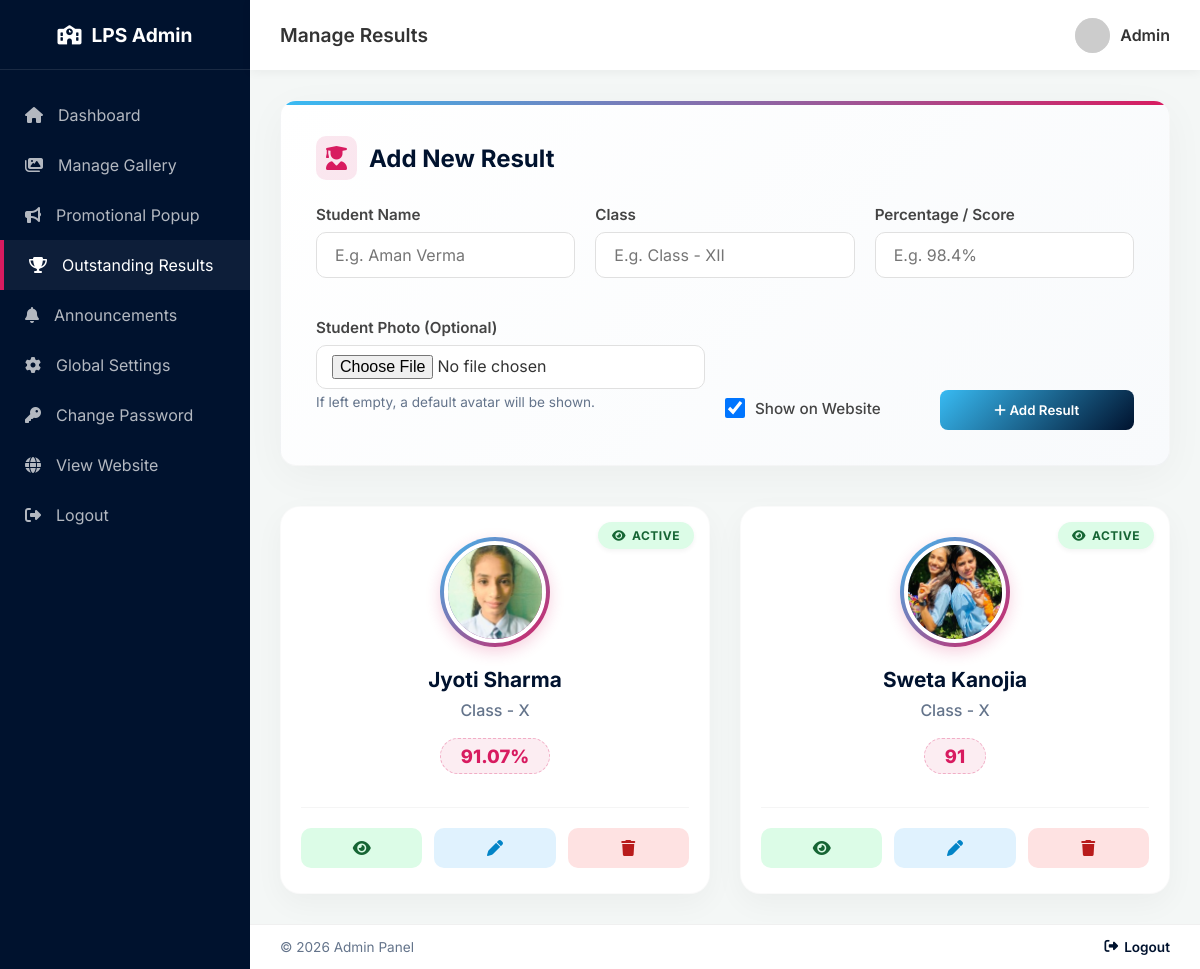
Screenshot of /admin/results.php (signed in) with the database file from the repository.
### tables this page shows
CREATE TABLE `student_results` (
  `id` int(11) NOT NULL,
  `student_name` varchar(255) NOT NULL,
  `class_name` varchar(100) NOT NULL,
  `percentage` varchar(10) NOT NULL,
  `image_path` varchar(255) DEFAULT NULL,
  `is_visible` tinyint(1) DEFAULT 1,
  `created_at` timestamp NOT NULL DEFAULT current_timestamp()
);

### admin/results.php (the view, shortened to what this page needs)
<?php
require_once '../config/db.php';
$stmt = $pdo->query("SELECT * FROM student_results ORDER BY created_at DESC");
$results = $stmt->fetchAll();
?>
<!DOCTYPE html>
<html lang="en">
<head>
    <link rel="stylesheet" href="https://cdnjs.cloudflare.com/ajax/libs/font-awesome/6.4.0/css/all.min.css">
    <link rel="stylesheet" href="css/admin-style.css">
</head>
<body>
    <div class="admin-wrapper">
        <?php include 'includes/sidebar.php'; ?>
        <main class="main-content">
            <?php include 'includes/header.php'; ?>
            <div class="dashboard-body">
                <div class="upload-form">
                    <h3><i class="fa-solid fa-user-graduate"></i> Add New Result</h3>
                    <form action="results.php" method="POST" enctype="multipart/form-data">
                        <div class="form-row">
                            <div class="form-group">
                                <label>Student Name</label>
                                <input type="text" name="student_name" required placeholder="E.g. Aman Verma">
                            </div>
                            <div class="form-group">
                                <label>Class</label>
                                <input type="text" name="class_name" required placeholder="E.g. Class - XII">
                            </div>
                            <div class="form-group">
                                <label>Percentage / Score</label>
                                <input type="text" name="percentage" required placeholder="E.g. 98.4%">
                            </div>
                        </div>
                        <div class="form-row form-row-custom">
                            <div class="form-group">
                                <label>Student Photo (Optional)</label>
                                <input type="file" name="image" accept="image/*">
                                <small class="form-hint">If left empty, a default avatar will be shown.</small>
                            </div>
                            <div class="form-group checkbox-group">
                                <input type="checkbox" name="is_visible" id="is_visible" checked class="checkbox-input">
                                <label for="is_visible" class="m-0">Show on Website</label>
                            </div>
                            <button type="submit" class="btn-primary btn-submit">
                                <i class="fa-solid fa-plus"></i> Add Result
                            </button>
                        </div>
                    </form>
                </div>
                <div class="results-grid">
                    <?php foreach($results as $res): ?>
                        <div class="result-card">
                            <?php if($res['is_visible']): ?>
                                <div class="status-badge status-active"><i class="fa-solid fa-eye"></i> Active</div>
                            <?php else: ?>
                                <div class="status-badge status-hidden"><i class="fa-solid fa-eye-slash"></i> Hidden</div>
                            <?php endif; ?>
                            <div class="result-img-wrapper">
                                <?php if($res['image_path'] && file_exists('../images/results/' . $res['image_path'])): ?>
                                    <img src="../images/results/<?= $res['image_path'] ?>" alt="Photo">
                                <?php else: ?>
                                    <img src="https://ui-avatars.com/api/?name=<?= urlencode($res['student_name']) ?>&background=D81B60&color=fff&size=150" alt="Avatar">
                                <?php endif; ?>
                            </div>
                            <h4><?= htmlspecialchars($res['student_name']) ?></h4>
                            <p><?= htmlspecialchars($res['class_name']) ?></p>
                            <span class="score"><?= htmlspecialchars($res['percentage']) ?></span>
                            <div class="card-actions">
                                <a href="results.php?toggle=<?= $res['id'] ?>" class="btn-toggle <?= $res['is_visible'] ? 'active' : '' ?>" title="Toggle Visibility">
                                    <i class="fa-solid <?= $res['is_visible'] ? 'fa-eye' : 'fa-eye-slash' ?>"></i>
                                </a>
                                <button class="btn-edit" onclick='openEditModal(<?= json_encode($res) ?>)' title="Edit">
                                    <i class="fa-solid fa-pen"></i>
                                </button>
                                <a href="results.php?delete=<?= $res['id'] ?>" class="btn-delete" onclick="return confirm('Are you sure you want to delete this result?')" title="Delete">
                                    <i class="fa-solid fa-trash"></i>
                                </a>
                            </div>
                        </div>
                    <?php endforeach; ?>
                </div>
            </div>
            <?php include 'includes/footer.php'; ?>
        </main>
    </div>
</body>
</html>

### rows the page displays
student_results: is_visible 1 (drawn), image_path (picture), student_name "Jyoti Sharma", class_name "Class - X", percentage "91.07%"
student_results: is_visible 1 (drawn), image_path (picture), student_name "Sweta Kanojia", class_name "Class - X", percentage "91"

### other values shown
$page_title "Manage Results"
